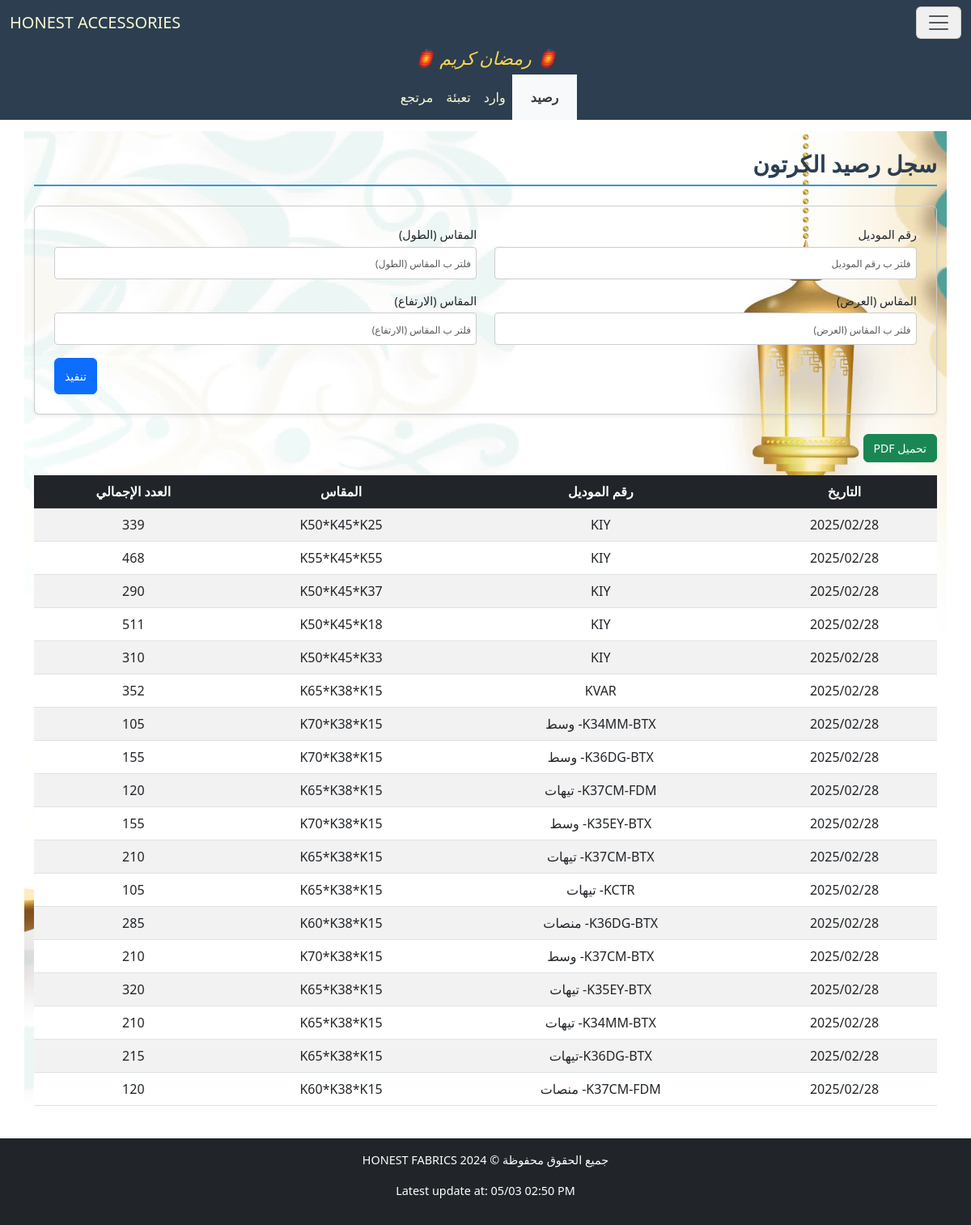
Page /accessories/CartonStock/ on the committed database.
### accessories/models.py (models this page shows)
class BaseModel(models.Model):
    date = models.DateField("التاريخ", null=True, blank=True)
    class Meta:
        abstract = True

class CartonBaseModel(IDBaseModel):
    model_number = models.CharField("رقم الموديل", max_length=255, null=True, blank=True)
    length = models.CharField("المقاس (الطول)", max_length=255, null=True, blank=True)
    width = models.CharField("المقاس (العرض)", max_length=255, null=True, blank=True)
    height = models.CharField("المقاس (الارتفاع)", max_length=255, null=True, blank=True)
    total_quantity = models.IntegerField("العدد الإجمالي", null=True, blank=True)
    class Meta:
        abstract = True

class CartonStock(BaseModel, CartonBaseModel):
    pass

### accessories/views.py (the view)
# urls.py: path('CartonStock/', CartonStockView.as_view(), name='CartonStockView'),
class CartonStockView(FilterableListView):
    template_name = "accessories/CartonStock.html"
    model = CartonStock
    filter_fields = ['model_number', 'length', 'width', 'height']
    columns = ["التاريخ","رقم الموديل","المقاس","العدد الإجمالي"]

### accessories/views.py (called while the page is built)
    def get_queryset(self):
        queryset = super().get_queryset()
        filters = Q()
        for field in self.filter_fields:
            filter_value = self.request.GET.get(field)
            if filter_value:
                filters &= Q(**{f"{field}__icontains": filter_value})
        filtered_queryset = queryset.filter(filters)
        try:
            filtered_queryset = filtered_queryset.order_by('-date')
        except:
            pass
        return filtered_queryset

    def get_context_data(self, **kwargs):
        context = super().get_context_data(**kwargs)
        update = Updates.objects.all().order_by('-date').first()
        context['update'] = localtime(update.date).strftime("%d/%m %I:%M %p") if update and update.date else None
        context['columns'] = self.columns
        model_meta = self.model._meta
        context['filter_fields'] = [
            {
                'field_name': field,
                'verbose_name': model_meta.get_field(field).verbose_name,
                'value': self.request.GET.get(field) or "",
            }
            for field in self.filter_fields
        ]
        return context

### accessories/templates/accessories/CartonStock.html (shortened to what this page needs)
{% extends "accessories/layout.html" %}
{% load static %}
{% block home_page %}
<a class="navbar-brand" href="{% url 'CartonSuppliesView' %}">HONEST ACCESSORIES</a>
{% endblock %}
{% block navbar_links_small %}
<li class="p-2 nav-item nav_link_active">
    <a class="nav-link" aria-current="page" href="{% url 'CartonStockView' %}">رصيد</a>
</li>
<li class="p-2 nav-item">
    <a class="nav-link active" aria-current="page" href="{% url 'CartonSuppliesView' %}">وارد</a>
</li>
<li class="p-2 nav-item">
    <a class="nav-link active" aria-current="page" href="{% url 'PackagingCartonView' %}">تعبئة</a>
</li>
<li class="p-2 nav-item">
    <a class="nav-link active" aria-current="page" href="{% url 'ReturnCartonView' %}">مرتجع</a>
</li>
{% endblock %}
{% block body %}
    <h2 class="section-title pt-4">سجل رصيد الكرتون</h2>
    <form method="get" class="filter-form-flex mb-4 p-4 rounded shadow-sm">
        {% for filter_field in filter_fields %}
        <div class="form-group mb-3">
            <label for="filter_{{ forloop.counter }}" class="form-label">{{ filter_field.verbose_name }}</label>
            <input type="text" id="filter_{{ forloop.counter }}" name="{{ filter_field.field_name }}"
                   placeholder="فلتر ب {{ filter_field.verbose_name }}"
                   class="form-control"
                   value="{{ filter_field.value }}">
        </div>
        {% endfor %}
        <div class="submit-container">
            <button type="submit" class="btn btn-primary submit-btn">تنفيذ</button>
        </div>
    </form>
    <button onclick="generatePDF()" class="btn btn-success mb-3">تحميل PDF</button>
    <div style="overflow-y: auto; max-height: 70vh; position: relative;" class="table-responsive mb-4">
        <table id="data-table" class="table table-striped">
            <thead class="table-dark">
                <tr>
                    <th style="position: sticky; top: 0;" >التاريخ</th>
                    <th style="position: sticky; top: 0;" >رقم الموديل</th>
                    <th style="position: sticky; top: 0;" >المقاس</th>
                    <th style="position: sticky; top: 0;" >العدد الإجمالي</th>
                </tr>
            </thead>
            <tbody>
                {% for model in models %}
                <tr>
                    <td>{{ model.date|date:"Y/m/d" }}</td>
                    <td>{{ model.model_number }}</td>
                    <td>{{ model.length }}*{{ model.width }}*{{ model.height }}</td>
                    <td>{{ model.total_quantity }}</td>
                </tr>
                {% empty %}
                <tr>
                    <td colspan="4" class="text-center">لا يوجد عناصر</td>
                </tr>
                {% endfor %}
            </tbody>
        </table>
    </div>
{% endblock body %}

### cloth/static/cloth/styles.css (style rules this page uses)
:root { --primary-color: #3498db; --light-blue: #3db1ff5e; --secondary-color: #2c3e50; --success-color: #2ecc71; --danger-color: #e74c3c; --warning-color: #f1c40f; --light-bg: #f8f9fa; --dark-bg: #343a40; --light-text: lightgoldenrodyellow; --golden-text: rgb(255, 255, 0); --border-color: #dee2e6; --white-color: #ffffff; }
*, *::before, *::after { box-sizing: border-box; }
ul, div { padding: 0; margin: 0; }
body { background-color: var(--light-bg); margin-inline: 0; font-family: 'Segoe UI', Tahoma, Geneva, Verdana, sans-serif; line-height: 1.6; font-size: 16px; }
#navbar, #navbar a, #navbar-menu-body, #navbar-menu-body a { color: var(--light-text); }
.section-title { color: var(--secondary-color); border-bottom: 2px solid var(--primary-color); padding-bottom: 0.5rem; margin-bottom: 1.5rem; font-weight: bold; }
.table { border-collapse: separate; border-spacing: 0; border-radius: 8px; width: 100%; }
.table th, .table td { text-align: center; vertical-align: middle; padding: 10px; }
.table-striped tbody tr:nth-of-type(odd) { background-color: var(--light-bg); }
.table-dark th { background-color: var(--secondary-color); color: var(--light-text); }
.table-responsive { overflow-x: auto; }
.table-responsive table th, .table-responsive table td { white-space: nowrap; min-width: fit-content; }
.table-responsive table { width: 100%; table-layout: auto; }
.filter-form-flex { display: flex; flex-wrap: wrap; padding: 1rem; border: 1px solid #ccc; border-radius: 8px; justify-content: space-between; column-gap: 2px; direction: rtl; }
.filter-form-flex .form-group { display: flex; flex-direction: column; margin-bottom: 5px; width: 49%; }
.filter-form-flex .form-label { font-size: 0.9rem; margin-bottom: 0.25rem; }
.filter-form-flex .form-control { border: 1px solid #ccc; border-radius: 4px; padding: 0.4rem; font-size: 0.9rem; }
.filter-form-flex input[type="text"], .filter-form-flex input[type="number"], .filter-form-flex input[type="date"] { width: 100%; height: 40px; }
.submit-container { display: flex; justify-content: flex-end; width: 100%; }
.filter-form-flex .submit-btn { width: auto; height: 45px; font-size: 1rem; }
@media (max-width: 1200px) { body { font-size: 15px; } }
@media (max-width: 1200px) { h4.section-title, h2 { font-size: 28px !important; } }
@media (max-width: 1200px) { p.lead, .oped_details_btn, .btn { font-size: 14px !important; } }
@media (max-width: 1200px) { ::placeholder { font-size: 12px !important; } }
.nav_link_active { background-color: var(--light-bg) !important; }
.nav_link_active a { color: var(--dark-bg) !important; padding-inline: 15px; font-weight: 600; }

### rows in the picture
CartonStock: date "2025/02/28", model_number "KIY", length "K50", width "K45", height "K25", total_quantity "339"
CartonStock: date "2025/02/28", model_number "KIY", length "K55", width "K45", height "K55", total_quantity "468"
CartonStock: date "2025/02/28", model_number "KIY", length "K50", width "K45", height "K37", total_quantity "290"
CartonStock: date "2025/02/28", model_number "KIY", length "K50", width "K45", height "K18", total_quantity "511"
CartonStock: date "2025/02/28", model_number "KIY", length "K50", width "K45", height "K33", total_quantity "310"
CartonStock: date "2025/02/28", model_number "KVAR", length "K65", width "K38", height "K15", total_quantity "352"
CartonStock: date "2025/02/28", model_number "K34MM-BTX- وسط", length "K70", width "K38", height "K15", total_quantity "105"
CartonStock: date "2025/02/28", model_number "K36DG-BTX- وسط", length "K70", width "K38", height "K15", total_quantity "155"
CartonStock: date "2025/02/28", model_number "K37CM-FDM- تيهات", length "K65", width "K38", height "K15", total_quantity "120"
CartonStock: date "2025/02/28", model_number "K35EY-BTX- وسط", length "K70", width "K38", height "K15", total_quantity "155"
CartonStock: date "2025/02/28", model_number "K37CM-BTX- تيهات", length "K65", width "K38", height "K15", total_quantity "210"
CartonStock: date "2025/02/28", model_number "KCTR- تيهات", length "K65", width "K38", height "K15", total_quantity "105"
CartonStock: date "2025/02/28", model_number "K36DG-BTX- منصات", length "K60", width "K38", height "K15", total_quantity "285"
CartonStock: date "2025/02/28", model_number "K37CM-BTX- وسط", length "K70", width "K38", height "K15", total_quantity "210"
CartonStock: date "2025/02/28", model_number "K35EY-BTX- تيهات", length "K65", width "K38", height "K15", total_quantity "320"
CartonStock: date "2025/02/28", model_number "K34MM-BTX- تيهات", length "K65", width "K38", height "K15", total_quantity "210"
CartonStock: date "2025/02/28", model_number "K36DG-BTX-تيهات", length "K65", width "K38", height "K15", total_quantity "215"
CartonStock: date "2025/02/28", model_number "K37CM-FDM- منصات", length "K60", width "K38", height "K15", total_quantity "120"

### other values in the picture
{{ filter_field.verbose_name }} "رقم الموديل" "المقاس (الطول)" "المقاس (العرض)" "المقاس (الارتفاع)"
{{ update }} "05/03 02:50 PM"
